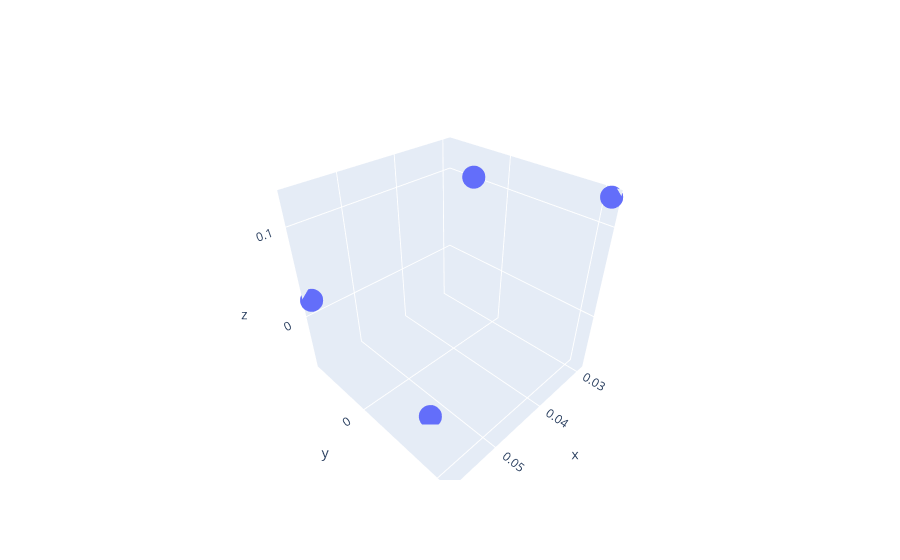

The code cell stored with this chart in its notebook:
### Code cell
import plotly.graph_objects as go
# Helix equation
# t = np.linspace(0, 10, 50)
# x, y, z = np.cos(t), np.sin(t), t

fig = go.Figure(data=[go.Scatter3d(x=y_0[[0, 3, 6, 9]], y=y_0[[1, 4, 7, 10]], z=y_0[[2, 5, 8, 11]],
                                   mode='markers')])
fig.show()

### Figure 1 — Plotly figure (JSON) as saved in the notebook; plotly's stock layout.template omitted (floating-point values rounded to 4 significant figures)
{"data": [{"mode": "markers", "type": "scatter3d", "x": [0.02927, 0.03613, 0.05774, 0.05315], "y": [0.05433, -0.0006032, -0.03741, 0.02663], "z": [0.1284, 0.1269, 0.02066, -0.06299]}], "layout": {}}
